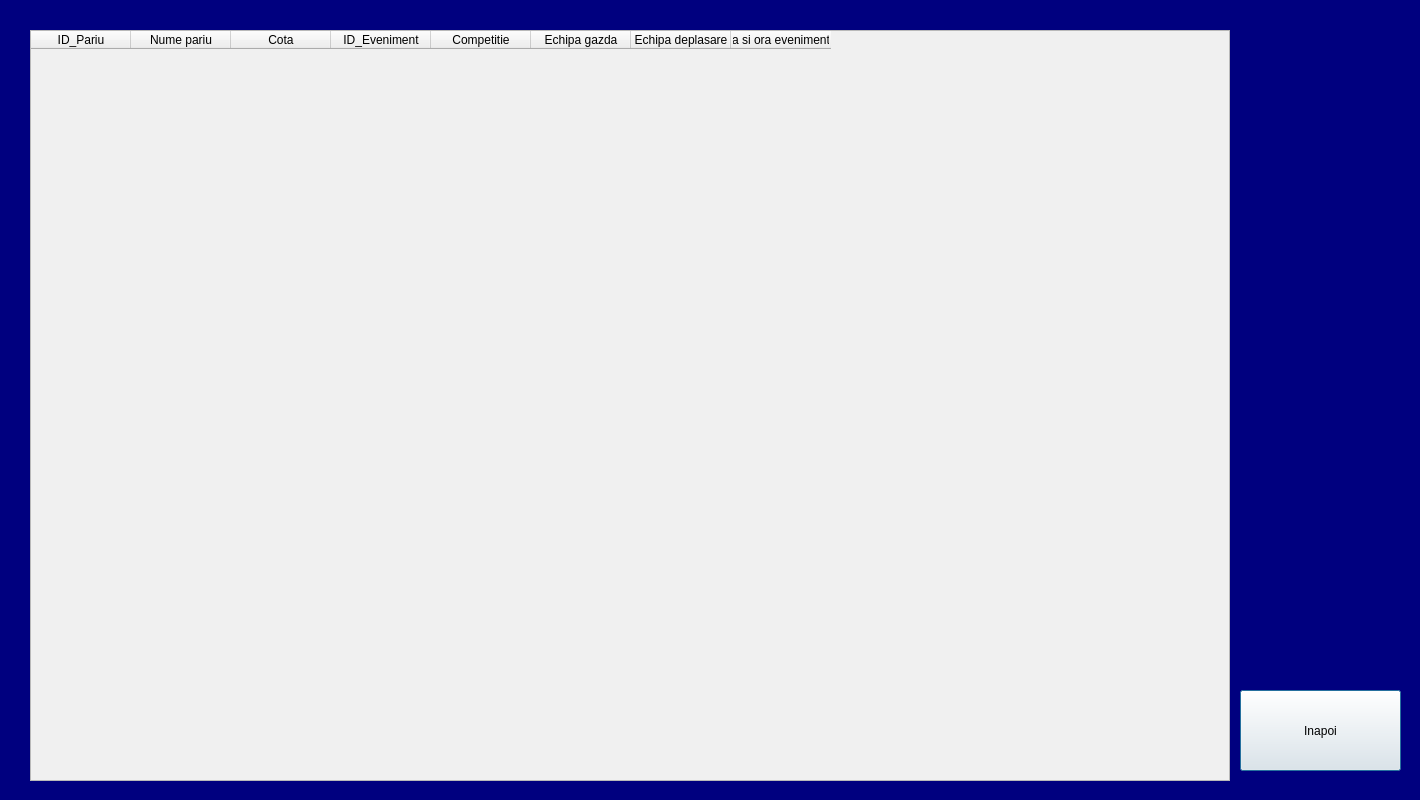
<?xml version="1.0" encoding="UTF-8"?>
<ui version="4.0">
 <class>Dialog</class>
 <widget class="QDialog" name="Dialog">
  <property name="geometry">
   <rect>
    <x>0</x>
    <y>0</y>
    <width>1420</width>
    <height>800</height>
   </rect>
  </property>
  <property name="windowTitle">
   <string>Dialog</string>
  </property>
  <property name="styleSheet">
   <string notr="true">background-color: rgb(0, 0, 127);</string>
  </property>
  <widget class="QTableWidget" name="tabel">
   <property name="geometry">
    <rect>
     <x>30</x>
     <y>30</y>
     <width>1200</width>
     <height>751</height>
    </rect>
   </property>
   <property name="styleSheet">
    <string notr="true">background-color: rgb(240, 240, 240);</string>
   </property>
   <column>
    <property name="text">
     <string>ID_Pariu</string>
    </property>
   </column>
   <column>
    <property name="text">
     <string>Nume pariu</string>
    </property>
   </column>
   <column>
    <property name="text">
     <string>Cota</string>
    </property>
   </column>
   <column>
    <property name="text">
     <string>ID_Eveniment</string>
    </property>
   </column>
   <column>
    <property name="text">
     <string>Competitie</string>
    </property>
   </column>
   <column>
    <property name="text">
     <string>Echipa gazda</string>
    </property>
   </column>
   <column>
    <property name="text">
     <string>Echipa deplasare</string>
    </property>
   </column>
   <column>
    <property name="text">
     <string>Data si ora evenimentului</string>
    </property>
   </column>
  </widget>
  <widget class="QPushButton" name="butonInapoi">
   <property name="geometry">
    <rect>
     <x>1240</x>
     <y>690</y>
     <width>161</width>
     <height>81</height>
    </rect>
   </property>
   <property name="styleSheet">
    <string notr="true">background-color: rgb(240, 240, 240);</string>
   </property>
   <property name="text">
    <string>Inapoi</string>
   </property>
  </widget>
 </widget>
 <resources/>
 <connections/>
</ui>
